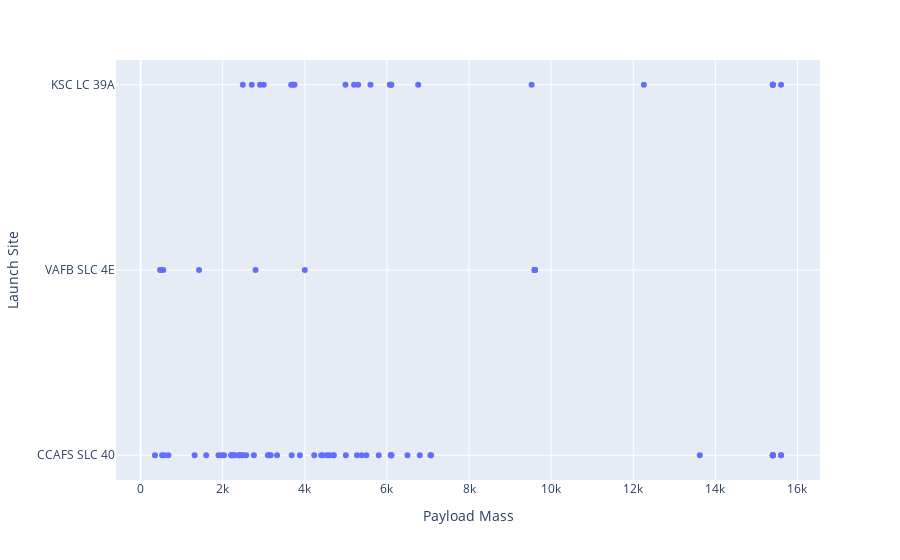

Notebook code for this chart:
### Markdown cell above
We also want to observe if there is any relationship between launch sites and their payload mass.

### Code cell
import plotly.express as px
fig=px.scatter(data_frame=df ,x="PayloadMass" ,y="LaunchSite")
fig.update_xaxes(title_text="Payload Mass")
fig.update_yaxes(title_text="Launch Site")
fig.show()

### Figure 1 — Plotly figure (JSON) as saved in the notebook; plotly's stock layout.template omitted (floating-point values rounded to 4 significant figures)
{"data": [{"hovertemplate": "PayloadMass=%{x}<br>LaunchSite=%{y}<extra></extra>", "legendgroup": "", "marker": {"color": "#636efa", "symbol": "circle"}, "mode": "markers", "name": "", "orientation": "h", "showlegend": false, "type": "scatter", "x": [6105.0, 525, 677, 500, 3170, 3325, 2296, 1316, 4535, 4428, 2216, 2395, 570, 1898, 4707, 2477, 2034, 553, 5271, 3136, 4696, 3100, 2257, 4600, 5500, 9600, 2490, 5600, 5300, 6105.0, 6070, 2708, 3669, 9600, 6761, 2910, 475, 4990, 9600, 5200, 3700, 2205, 9600, 6105.0, 4230, 6092, 9600, 2760, 350, 3750, 5384.0, 2410, 7076, 9600, 5800, 7060, 2800, 3000, 4000, 2573, 4400, 9600, 12259, 2482, 13620, 1425, 2228.0, 6500, 15600, 5000, 6800, 15400, 6105.0, 15600, 15400, 1977, 15600, 15400, 9525, 15400, 15400, 3880, 6105.0, 15400, 1600, 15400, 15400, 15400, 15400, 3681], "xaxis": "x", "y": ["CCAFS SLC 40", "CCAFS SLC 40", "CCAFS SLC 40", "VAFB SLC 4E", "CCAFS SLC 40", "CCAFS SLC 40", "CCAFS SLC 40", "CCAFS SLC 40", "CCAFS SLC 40", "CCAFS SLC 40", "CCAFS SLC 40", "CCAFS SLC 40", "CCAFS SLC 40", "CCAFS SLC 40", "CCAFS SLC 40", "CCAFS SLC 40", "CCAFS SLC 40", "VAFB SLC 4E", "CCAFS SLC 40", "CCAFS SLC 40", "CCAFS SLC 40", "CCAFS SLC 40", "CCAFS SLC 40", "CCAFS SLC 40", "CCAFS SLC 40", "VAFB SLC 4E", "KSC LC 39A", "KSC LC 39A", "KSC LC 39A", "KSC LC 39A", "KSC LC 39A", "KSC LC 39A", "KSC LC 39A", "VAFB SLC 4E", "KSC LC 39A", "KSC LC 39A", "VAFB SLC 4E", "KSC LC 39A", "VAFB SLC 4E", "KSC LC 39A", "KSC LC 39A", "CCAFS SLC 40", "VAFB SLC 4E", "CCAFS SLC 40", "CCAFS SLC 40", "CCAFS SLC 40", "VAFB SLC 4E", "CCAFS SLC 40", "CCAFS SLC 40", "KSC LC 39A", "CCAFS SLC 40", "CCAFS SLC 40", "CCAFS SLC 40", "VAFB SLC 4E", "CCAFS SLC 40", "CCAFS SLC 40", "VAFB SLC 4E", "KSC LC 39A", "VAFB SLC 4E", "CCAFS SLC 40", "CCAFS SLC 40", "VAFB SLC 4E", "KSC LC 39A", "CCAFS SLC 40", "CCAFS SLC 40", "VAFB SLC 4E", "CCAFS SLC 40", "CCAFS SLC 40", "CCAFS SLC 40", "CCAFS SLC 40", "CCAFS SLC 40", "CCAFS SLC 40", "KSC LC 39A", "CCAFS SLC 40", "CCAFS SLC 40", "CCAFS SLC 40", "KSC LC 39A", "KSC LC 39A", "KSC LC 39A", "CCAFS SLC 40", "CCAFS SLC 40", "CCAFS SLC 40", "CCAFS SLC 40", "CCAFS SLC 40", "CCAFS SLC 40", "KSC LC 39A", "KSC LC 39A", "KSC LC 39A", "CCAFS SLC 40", "CCAFS SLC 40"], "yaxis": "y"}], "layout": {"legend": {"tracegroupgap": 0}, "margin": {"t": 60}, "xaxis": {"anchor": "y", "domain": [0, 1], "title": {"text": "Payload Mass"}}, "yaxis": {"anchor": "x", "domain": [0, 1], "title": {"text": "Launch Site"}}}}
